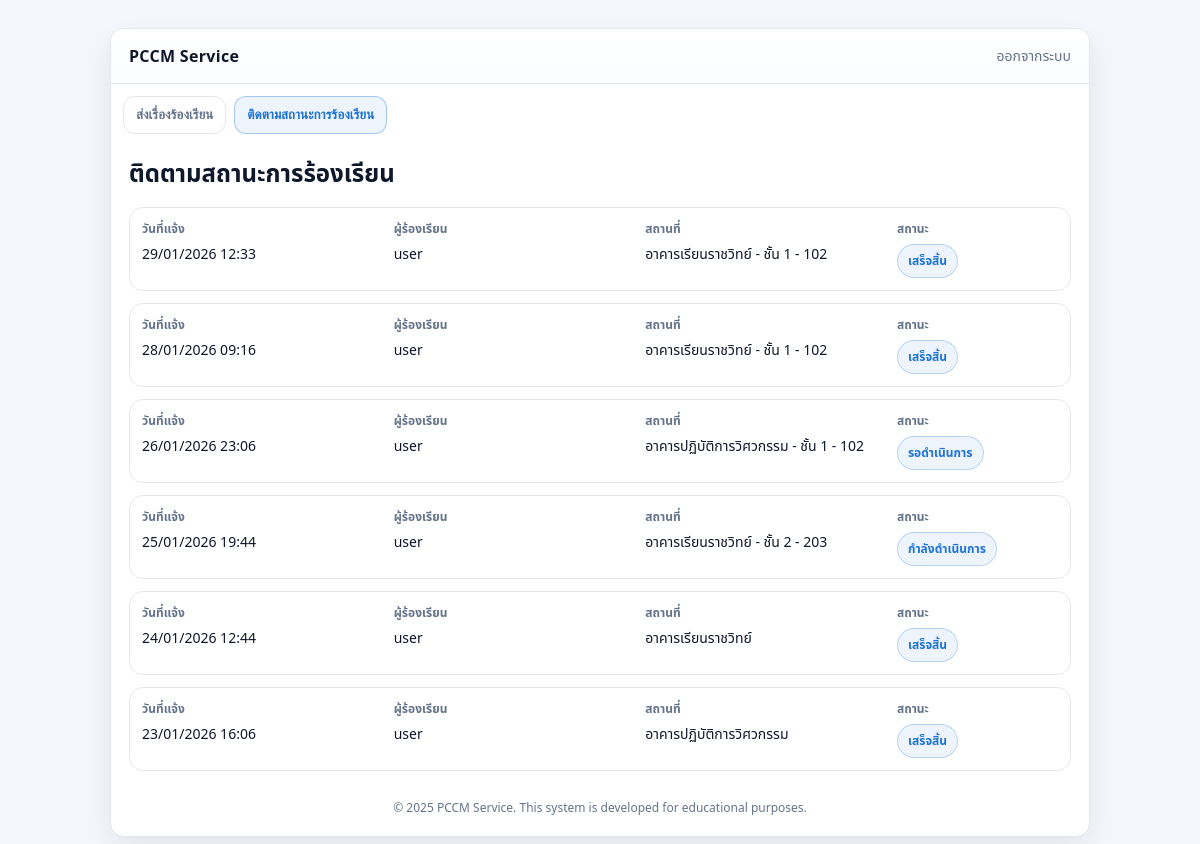
The page /user/track (signed in) on the database its author committed.
### tables this page shows
CREATE TABLE complaints (
    id INTEGER PRIMARY KEY AUTOINCREMENT,
    username TEXT,
    location TEXT,
    description TEXT,
    status TEXT,
    created_at REAL
, item_type TEXT, floor TEXT, room TEXT, attachments TEXT, building TEXT, work_attachments TEXT);

### code.py (the view)
@app.get("/user/track", response_class=HTMLResponse)
def user_track_page(request: Request, authorization: str | None = Header(None)):
    user = get_current_user(request, authorization)
    if user.get("role") != "student":
        return _redirect("/admin")
    conn = db()
    rows = conn.execute(
        """
    SELECT id, created_at, location, status
    FROM complaints
    WHERE username = ?
    ORDER BY created_at DESC
    """,
        (user["sub"],),
    ).fetchall()
    complaints = []
    for r in rows:
        d = dict(r)
        d["created_at_fmt"] = fmt_th_date(d.get("created_at"))
        d["username"] = user["sub"]
        complaints.append(d)
    resp = templates.TemplateResponse(
        "user_track.html",
        {"request": request, "username": user["sub"], "complaints": complaints},
    )
    return _no_store(resp)

### templates/user_track.html (shortened to what this page needs)
<!doctype html>
<html lang="th">
  <head>
    <link rel="stylesheet" href="/static/css/web.css" />
  </head>
  <body>
    <div class="app">
      <div class="card">
        <div class="topbar">
          <div class="brand">PCCM Service</div>
          <a class="link" href="/logout">ออกจากระบบ</a>
        </div>
        <div class="tabs">
          <button class="tab" type="button" id="tabSend">
            ส่งเรื่องร้องเรียน
          </button>
          <button class="tab active" type="button" id="tabTrack">
            ติดตามสถานะการร้องเรียน
          </button>
        </div>
        <div class="content">
          <h2 class="title">ติดตามสถานะการร้องเรียน</h2>
          {% if complaints|length == 0 %}
          <div class="empty">ยังไม่มีรายการร้องเรียน</div>
          {% else %}
          <div id="list" class="list">
            {% for c in complaints %}
            <div class="listItem clickable" data-id="{{ c.id }}">
              <div class="row">
                <div class="col">
                  <div class="label">วันที่แจ้ง</div>
                  <div class="value">{{ c.created_at_fmt }}</div>
                </div>
                <div class="col">
                  <div class="label">ผู้ร้องเรียน</div>
                  <div class="value">{{ c.username }}</div>
                </div>
                <div class="col">
                  <div class="label">สถานที่</div>
                  <div class="value">{{ c.location or "-" }}</div>
                </div>
                <div class="col">
                  <div class="label">สถานะ</div>
                  <div class="badge">{{ c.status or "-" }}</div>
                </div>
              </div>
            </div>
            {% endfor %}
          </div>
          {% endif %}
          <div class="footer">
            © 2025 PCCM Service. This system is developed for educational
            purposes.
          </div>
        </div>
      </div>
    </div>
  </body>
</html>

### static/css/web.css (style rules this page uses)
:root { --primary: #1e73d8; --primary-dark: #155bb0; --bg: #f4f7fb; --card: #ffffff; --text: #0f172a; --muted: #64748b; --border: #e5e7eb; --shadow: 0 10px 30px rgba(2, 8, 23, 0.08); --radius: 14px; }
* { box-sizing: border-box; }
body { margin:0; font-family: system-ui, -apple-system, Segoe UI, Roboto, "Noto Sans Thai", sans-serif; background: var(--bg); color: var(--text); }
a { color: var(--primary); text-decoration: none; }
.app { min-height: 100vh; display:flex; align-items:flex-start; justify-content:center; padding: 28px 14px; }
.card { width: 100%; max-width: 920px; background: var(--card); border-radius: var(--radius); box-shadow: var(--shadow); overflow: hidden; border: 1px solid var(--border); }
.topbar { display:flex; justify-content:space-between; align-items:center; padding: 16px 18px; border-bottom: 1px solid var(--border); background: linear-gradient(180deg, #ffffff, #fbfdff); }
.brand { font-weight: 700; letter-spacing: 0.3px; }
.link { font-size: 14px; color: var(--muted); }
.tabs { display:flex; gap: 8px; padding: 12px 12px 0 12px; background: #fff; }
.tab { border: 1px solid var(--border); background: #fff; color: var(--muted); padding: 10px 12px; border-radius: 12px; cursor: pointer; font-weight: 600; }
.tab.active { color: var(--primary); border-color: rgba(30,115,216,.35); background: rgba(30,115,216,.08); }
.content { padding: 18px; }
.title { margin: 4px 0 14px 0; font-size: 24px; }
.footer { margin-top: 18px; font-size: 12px; color: var(--muted); text-align:center; padding: 10px 0 2px 0; }
.list { display:flex; flex-direction:column; gap: 12px; }
.listItem { border: 1px solid var(--border); border-radius: 14px; padding: 12px; background:#fff; }
.row { display:grid; grid-template-columns: 1.2fr 1.2fr 1.2fr 0.8fr; gap: 10px; }
.col .label { font-size: 12px; color: var(--muted); margin-bottom: 6px; font-weight: 700; }
.col .value { font-size: 14px; }
.badge { display:inline-flex; padding: 7px 10px; border-radius: 999px; border: 1px solid rgba(30,115,216,.25); background: rgba(30,115,216,.08); color: var(--primary); font-weight: 800; font-size: 12px; width: fit-content; }
@media (min-width: 768px) { .card { max-width: 920px; } }
@media (min-width: 1024px) { .card { max-width: 980px; } }

### templates/user_track.html (style rules this page uses)
.listItem.clickable { cursor: pointer; }

### rows shown on the page
complaints: created_at_fmt "29/01/2026 12:33", username "user", location "อาคารเรียนราชวิทย์ - ชั้น 1 - 102", status "เสร็จสิ้น"
complaints: created_at_fmt "28/01/2026 09:16", username "user", location "อาคารเรียนราชวิทย์ - ชั้น 1 - 102", status "เสร็จสิ้น"
complaints: created_at_fmt "26/01/2026 23:06", username "user", location "อาคารปฏิบัติการวิศวกรรม - ชั้น 1 - 102", status "รอดำเนินการ"
complaints: created_at_fmt "25/01/2026 19:44", username "user", location "อาคารเรียนราชวิทย์ - ชั้น 2 - 203", status "กำลังดำเนินการ"
complaints: created_at_fmt "24/01/2026 12:44", username "user", location "อาคารเรียนราชวิทย์", status "เสร็จสิ้น"
complaints: created_at_fmt "23/01/2026 16:06", username "user", location "อาคารปฏิบัติการวิศวกรรม", status "เสร็จสิ้น"
